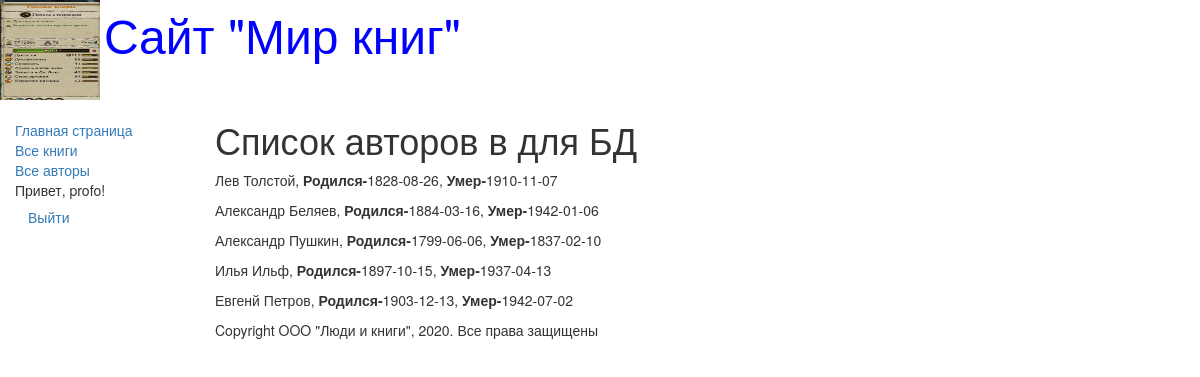
The app's page /catalog/authors/ (signed in) with its own data.
### catalog/models.py (models this page shows, shortened)
class Author(models.Model):
    first_name = models.CharField(max_length=100,
                                  help_text="Введите имя автора",
                                  verbose_name="Имя автора")
    last_name = models.CharField(max_length=100,
                                 help_text="Введите фамилию автора",
                                 verbose_name="Фамилия автора")
    data_of_birth = models.DateField(help_text="Введите дату рождения",
                                     verbose_name='Дату рождения',
                                     null=True, blank=True)
    data_of_death = models.DateField(help_text='Введите дату смерти',
                                     verbose_name='Дата смерти',
                                     null=True, blank=True)

### catalog/views.py (the view)
# urls.py: path('authors/', AuthorListView.as_view(), name='authors'),
class AuthorListView(APIView):
    renderer_classes = [TemplateHTMLRenderer]
    template_name = 'author_list.html'
    def get(self, request: None) -> Response:
        author_list = Author.objects.all()
        return Response({'author_list': AuthorListSerializer(author_list, many=True).data})

### catalog/templates/author_list.html
{% extends "base_generic.html" %}
{% block content %}
    <h1>Список авторов в для БД</h1>
    {% if author_list %}
      {% for author in author_list %}
          <p>{{ author.first_name }}  {{ author.last_name }},
                <strong>Родился-</strong>{{ author.data_of_birth }},
                <strong>Умер-</strong>{{ author.data_of_death }}</p>
      {% endfor %}
    {% else %}
      <p>В базе данных нет авторов</p>
    {% endif %}
{% endblock %}

### catalog/templates/base_generic.html (shortened to what this page needs)
<!DOCTYPE html>
<html lang="en">
<head>
    <link rel="stylesheet"
          href="https://maxcdn.bootstrapcdn.com/bootstrap/3.3.7/css/bootstrap.min.css">
    {% load static %}
    <link rel="stylesheet" href="{% static 'css/styles.css' %}">
    {% block head %}
        <img src="{% static 'images/logotip.jpg' %}" style="width:100px; height:100px;" align="absmiddle">
        <font size=7, color="blue">Сайт "Мир книг"</font>
    {% endblock %}
</head>
<body>
    <div class="container-fluid">
        <div class="row">
            <div class="col-sm-2">
            {% block sidebar %}
            <ul class="sidebar-nav">
                <li><a href="{% url 'catalog:index' %}">Главная страница</a></li>
                <li><a href="{% url 'catalog:books' %}">Все книги</a></li>
                <li><a href="{% url 'catalog:authors' %}">Все авторы</a></li>
                {% if user.is_authenticated %}
                    <li>Привет, {{ user.username }}!</li>
                    <li>
                        <form method="post" action="{% url 'catalog:logout' %}">
                            <button type="submit" class="btn btn-link">Выйти</button>
                        </form>
                    </li>
                {% else %}
                    <li><a href="{% url 'catalog:login' %}">Войти</a></li>
                {% endif %}
            </ul>
            {% endblock %}
            </div>
            <div class="col-sm-10">
            {% block content %} {% endblock %}
            {% block footer %}
                {% block copyright %}
                <p>Copyright OOO "Люди и книги", 2020. Все права защищены</p>
                {% endblock %}
            {% endblock %}
            </div>
        </div>
    </div>
</body>
</html>

### catalog/static/CSS/styles.css (style rules this page uses)
.sidebar-nav { margin-top: 20px; padding: 0; list-style: none; }

### records on screen
Author: first_name "Лев", last_name "Толстой"
Author: first_name "Александр", last_name "Беляев"
Author: first_name "Александр", last_name "Пушкин"
Author: first_name "Илья", last_name "Ильф"
Author: first_name "Евгенй", last_name "Петров"

### other values on screen
{{ user.username }} "profo"
{{ author.data_of_birth }} "1828-08-26" "1884-03-16" "1799-06-06" "1897-10-15" "1903-12-13"
{{ author.data_of_death }} "1910-11-07" "1942-01-06" "1837-02-10" "1937-04-13" "1942-07-02"
